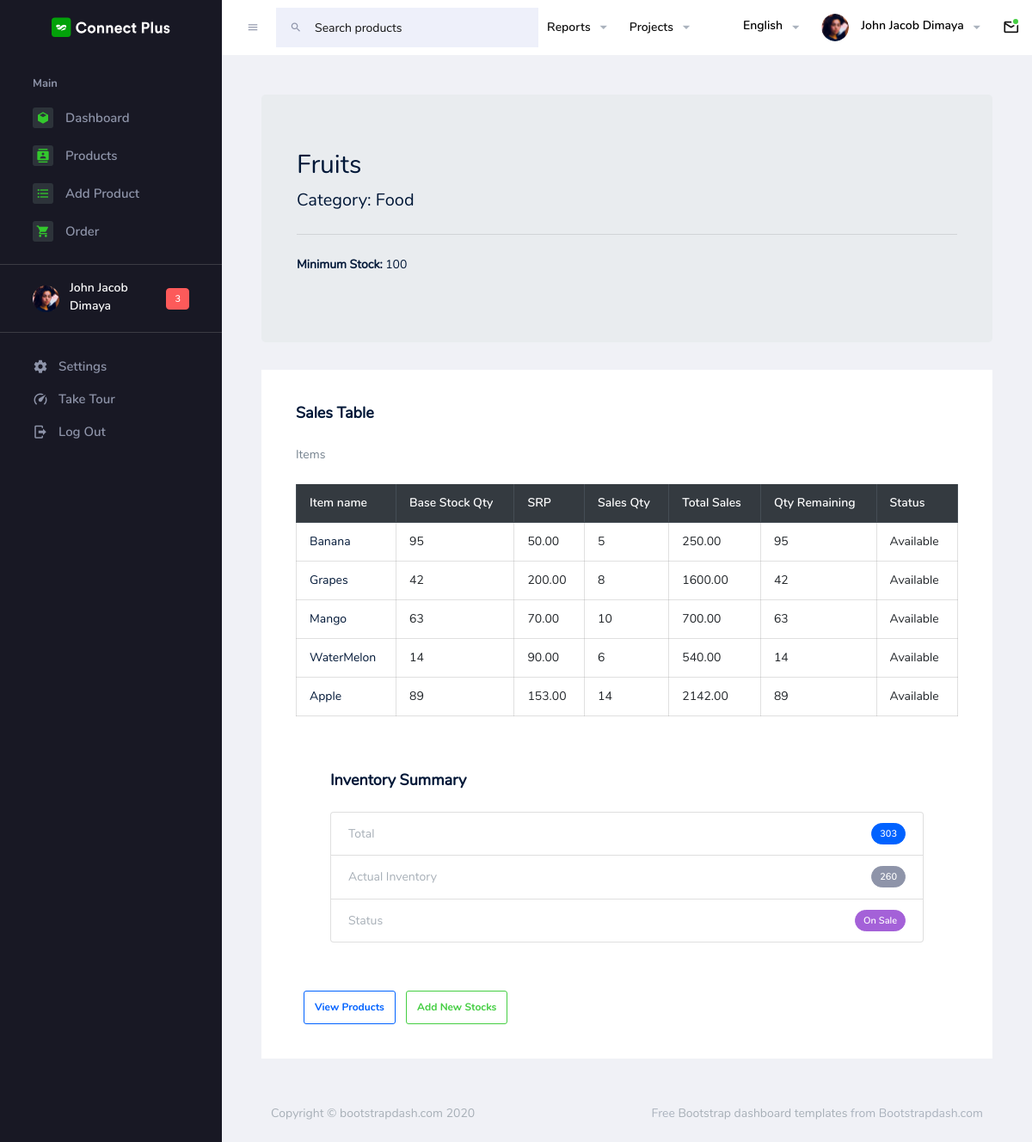
Page /views/seller/pages/tables/product_details.php?id=7 (signed in) on the committed database.
### tables this page shows
CREATE TABLE `products_tbl` (
  `id` int(11) NOT NULL,
  `seller_id` int(11) DEFAULT NULL,
  `product_name` varchar(255) DEFAULT NULL,
  `product_type` varchar(255) DEFAULT NULL,
  `description` varchar(255) DEFAULT NULL,
  `min_stock` int(11) DEFAULT NULL,
  `added_by` varchar(255) DEFAULT NULL,
  `date_added` datetime NOT NULL DEFAULT current_timestamp()
);

CREATE TABLE `productitems_tbl` (
  `id` int(11) NOT NULL,
  `product_id` int(11) NOT NULL,
  `product_image` text DEFAULT NULL,
  `description` varchar(255) DEFAULT NULL,
  `qty` int(11) DEFAULT NULL,
  `price` varchar(11) DEFAULT NULL,
  `vendor_name` varchar(255) DEFAULT NULL,
  `batch_number` varchar(6) DEFAULT NULL,
  `added_at` datetime NOT NULL DEFAULT current_timestamp(),
  `added_by` varchar(255) DEFAULT NULL
);

### controllers/functions.php (called while the page is built, shortened)
<?php
function userDetails() {
    $signin = new Signin();
    $access = $signin->get_session();
    return $access;
}
function productDetails() {
    $id = isset($_GET['id']) ? $_GET['id'] : null;
    if ($id !== null) {
        $productDetails = new View();
        return [
            'productDetails' => $productDetails->getSingleProductDetails($id),
            'totalQuantity' => $productDetails->getTotalQuantity($id)
        ];
    }
    return [];
}
function viewAllStocks() {
    $id = isset($_GET['id']) ? $_GET['id'] : $_SESSION['store_id'];
    if ($id !== null) {
        $allStocks = new View();
        $stocks = $allStocks->viewAllStocks($id);
        return $stocks;
    }
    return [];
}
?>

### backend/Signin.php (called while the page is built, shortened)
<?php
class Signin extends Config {
    public function get_session(){
        if (isset($_SESSION['userdata'])) {
            return $_SESSION['userdata'];
        } else {
            return null;
        }
    }
}
?>

### backend/View.php (called while the page is built, shortened)
<?php
class View extends Config {
    public function getSingleProductDetails($id) {
        $connection = $this->openConnection();
        $stmt = $connection->prepare("SELECT * FROM `products_tbl` WHERE `id` = ?");
        $stmt->execute([$id]);
        $data = $stmt->fetch();
        $result = $stmt->rowCount();
        if($result > 0) {
            return $data;
        } else {
            null;
        }
    }
    public function getTotalQuantity($id) {
        $connection = $this->openConnection();
        $stmt = $connection->prepare("SELECT *, SUM(qty) AS total FROM productItems_tbl WHERE product_id = ?");
        $stmt->execute([$id]);
        $data = $stmt->fetch();
        return $data;
    }
    public function viewAllStocks($id) {
        $connection = $this->openConnection();
        $stmt = $connection->prepare("SELECT t1.id, t1.vendor_name, t1.price, t1.qty, t1.product_image, SUM(t2.qty) as sale_qty, SUM(t2.qty * t2.price) as TotalSales FROM productItems_tbl t1 LEFT JOIN sales_tbl t2 ON t1.id = t2.stocks_id WHERE t1.product_id = ? GROUP BY t1.id");
        $stmt->execute([$id]);
        $data = $stmt->fetchAll();
        return $data;
    }
}
?>

### views/seller/pages/tables/product_details.php (the view, shortened to what this page needs)
<?php include($_SERVER['DOCUMENT_ROOT'].'/e-commerce/php/init.php'); ?>
<?php
$sellerDetails = userDetails();
if($sellerDetails['fullname'] == null) {
  header("Location: /e-commerce/signin.php");
} else if ($sellerDetails['access'] == 'customer') {
  header("Location: /e-commerce/index.php");
} else {
?>
<?php $sellerDetails = userDetails(); ?>
<?php $product = productDetails(); ?>
<?php $stocks = viewAllStocks(); ?>
<?php $inventoryArr = array(); }?>
<!DOCTYPE html>
<html lang="en">
<head>
  <link rel="stylesheet" href="../../assets/vendors/mdi/css/materialdesignicons.min.css">
  <link rel="stylesheet" href="../../assets/vendors/flag-icon-css/css/flag-icon.min.css">
  <link rel="stylesheet" href="../../assets/vendors/css/vendor.bundle.base.css">
  <link rel="stylesheet" href="../../assets/css/style.css">
</head>
<body>
  <div class="container-scroller">
    <nav class="navbar default-layout-navbar col-lg-12 col-12 p-0 fixed-top d-flex flex-row">
      <div class="text-center navbar-brand-wrapper d-flex align-items-center justify-content-center">
        <a class="navbar-brand brand-logo" href="../../index.html"><img src="../../assets/images/logo.svg"
            alt="logo" /></a>
      </div>
      <div class="navbar-menu-wrapper d-flex align-items-stretch">
        <button class="navbar-toggler navbar-toggler align-self-center" type="button" data-toggle="minimize">
          <span class="mdi mdi-menu"></span>
        </button>
        <div class="search-field d-none d-xl-block">
          <form class="d-flex align-items-center h-100" action="#">
            <div class="input-group">
              <div class="input-group-prepend bg-transparent">
                <i class="input-group-text border-0 mdi mdi-magnify"></i>
              </div>
              <input type="text" class="form-control bg-transparent border-0" placeholder="Search products">
            </div>
          </form>
        </div>
        <ul class="navbar-nav navbar-nav-right">
          <li class="nav-item  dropdown d-none d-md-block">
            <a class="nav-link dropdown-toggle" id="reportDropdown" href="#" data-toggle="dropdown"
              aria-expanded="false"> Reports </a>
          </li>
          <li class="nav-item  dropdown d-none d-md-block">
            <a class="nav-link dropdown-toggle" id="projectDropdown" href="#" data-toggle="dropdown"
              aria-expanded="false"> Projects </a>
          </li>
          <li class="nav-item nav-language dropdown d-none d-md-block">
            <a class="nav-link dropdown-toggle" id="languageDropdown" href="#" data-toggle="dropdown"
              aria-expanded="false">
              <div class="nav-language-icon">
                <i class="flag-icon flag-icon-us" title="us" id="us"></i>
              </div>
              <div class="nav-language-text">
                <p class="mb-1 text-black">English</p>
              </div>
            </a>
          </li>
          <li class="nav-item nav-profile dropdown">
            <a class="nav-link dropdown-toggle" id="profileDropdown" href="#" data-toggle="dropdown"
              aria-expanded="false">
              <div class="nav-profile-img">
                <img src="../../assets/images/faces/face28.png" alt="image">
              </div>
              <div class="nav-profile-text">
                <p class="mb-1 text-black"><?= $sellerDetails['fullname'] ?></p>
              </div>
            </a>
          </li>
          <li class="nav-item dropdown">
            <a class="nav-link count-indicator dropdown-toggle" id="messageDropdown" href="#" data-toggle="dropdown"
              aria-expanded="false">
              <i class="mdi mdi-email-outline"></i>
              <span class="count-symbol bg-success"></span>
            </a>
          </li>
          <li class="nav-item dropdown">
          </li>
        </ul>
      </div>
    </nav>
    <div class="container-fluid page-body-wrapper">
      <nav class="sidebar sidebar-offcanvas" id="sidebar">
        <ul class="nav">
          <li class="nav-item nav-category">Main</li>
          <li class="nav-item">
            <a class="nav-link" href="../../index.php">
              <span class="icon-bg"><i class="mdi mdi-cube menu-icon"></i></span>
              <span class="menu-title">Dashboard</span>
            </a>
          </li>
          <li class="nav-item">
            <a class="nav-link" href="../../pages/products/product_list.php">
              <span class="icon-bg"><i class="mdi mdi-contacts menu-icon"></i></span>
              <span class="menu-title">Products</span>
            </a>
          </li>
          <li class="nav-item">
            <a class="nav-link" href="../../pages/forms/add_new_product.php">
              <span class="icon-bg"><i class="mdi mdi-format-list-bulleted menu-icon"></i></span>
              <span class="menu-title">Add Product</span>
            </a>
          </li>
          <li class="nav-item">
                <a class="nav-link" href="../../pages/tables/orders.php">
                    <span class="icon-bg"><i class="mdi mdi-cart menu-icon"></i></span>
                    <span class="menu-title">Order</span>
                </a>
            </li>
          <li class="nav-item sidebar-user-actions mt-3">
            <div class="user-details">
              <div class="d-flex justify-content-between align-items-center">
                <div>
                  <div class="d-flex align-items-center">
                    <div class="sidebar-profile-img">
                      <img src="../../assets/images/faces/face28.png" alt="image">
                    </div>
                    <div class="sidebar-profile-text">
                      <p class="mb-1"><?= $sellerDetails['fullname'] ?></p>
                    </div>
                  </div>
                </div>
                <div class="badge badge-danger">3</div>
              </div>
            </div>
          </li>
          <li class="nav-item sidebar-user-actions">
            <div class="sidebar-user-menu">
              <a href="/e-commerce/views/seller/pages/forms/settings.php" class="nav-link"><i class="mdi mdi-settings menu-icon"></i>
                <span class="menu-title">Settings</span>
              </a>
            </div>
          </li>
          <li class="nav-item sidebar-user-actions">
            <div class="sidebar-user-menu">
              <a href="#" class="nav-link"><i class="mdi mdi-speedometer menu-icon"></i>
                <span class="menu-title">Take Tour</span></a>
            </div>
          </li>
          <li class="nav-item sidebar-user-actions">
            <div class="sidebar-user-menu">
              <a href="/e-commerce/signout.php" class="nav-link"><i class="mdi mdi-logout menu-icon"></i>
                <span class="menu-title">Log Out</span></a>
            </div>
          </li>
        </ul>
      </nav>
      <div class="main-panel">
    <div class="content-wrapper">
        <div class="jumbotron text-dark">
            <div class="container">
                <h1 class="display-4"><?= $product['productDetails']['product_name']; ?></h1>
                <p class="lead">Category: <?= $product['productDetails']['product_type']; ?></p>
                <hr class="my-4">
                <p><strong>Minimum Stock:</strong> <?= $product['productDetails']['min_stock']; ?></p>
            </div>
        </div>
        <div class="row">
            <div class="col-lg-12 grid-margin stretch-card">
                <div class="card">
                    <div class="card-body">
                        <h4 class="card-title">Sales Table</h4>
                        <p class="card-description"> Items <code></code> </p>
                        <div class="table-responsive">
                            <table class="table table-bordered">
                                <thead class="thead-dark">
                                    <tr>
                                        <th>Item name</th>
                                        <th>Base Stock Qty</th>
                                        <th>SRP</th>
                                        <th>Sales Qty</th>
                                        <th>Total Sales</th>
                                        <th>Qty Remaining</th>
                                        <th>Status</th>
                                    </tr>
                                </thead>
                                <tbody>
                                    <?php foreach ($stocks as $stock): ?>
                                        <?php $sum = $stock['qty'] - $stock['sale_qty']; ?>
                                        <?php $inventoryArr[] = $sum; ?>
                                        <tr class="<?= ($sum == 0) ? 'disabledbtn' : 'Available'; ?>">
                                            <td>
                                                <div id="parent_<?= $stock['id']; ?>">
                                                    <a href="product_details.php?id=<?= $stock['id']; ?>" class="text-dark">
                                                        <?= $stock['vendor_name']; ?>
                                                    </a>
                                                </div>
                                            </td>
                                            <td><?= $stock['qty']; ?></td>
                                            <td><?= sprintf('%01.2f', $stock['price']); ?></td>
                                            <td><?= $stock['sale_qty']; ?></td>
                                            <td><?= sprintf('%01.2f', $stock['TotalSales']); ?></td>
                                            <td><?= $stock['qty']; ?></td>
                                            <td><?= ($stock['qty'] == 0) ? 'Out of Stock' : 'Available'; ?></td>
                                        </tr>
                                    <?php endforeach; ?>
                                </tbody>
                            </table>
                        </div>
                        <div class="row mt-4">
                            <div class="col-lg-12">
                                <div class="card">
                                    <div class="card-body">
                                        <h5 class="card-title">Inventory Summary</h5>
                                        <ul class="list-group">
                                            <li class="list-group-item d-flex justify-content-between align-items-center">
                                                Total
                                                <span class="badge badge-primary badge-pill"><?= $product['totalQuantity']['total']; ?></span>
                                            </li>
                                            <li class="list-group-item d-flex justify-content-between align-items-center">
                                                Actual Inventory
                                                <span class="badge badge-secondary badge-pill"><?= array_sum($inventoryArr); ?></span>
                                            </li>
                                            <li class="list-group-item d-flex justify-content-between align-items-center">
                                                Status
                                                <span class="badge badge-info badge-pill">
                                                    <?php
                                                    if (array_sum($inventoryArr) <= $product['productDetails']['min_stock'] && array_sum($inventoryArr) != 0) {
                                                        echo "Low Inventory";
                                                    } elseif (array_sum($inventoryArr) == 0) {
                                                        echo "Out of Stocks";
                                                    } else {
                                                        echo "On Sale";
                                                    }
                                                    ?>
                                                </span>
                                            </li>
                                        </ul>
                                    </div>
                                    <div class="container mt-3">
                                        <a href="/e-commerce/views/seller/pages/products/product_list.php" class="btn btn-outline-primary mr-2">View Products</a>
                                        <a href="/e-commerce/views/seller/pages/forms/add_new_stock.php?id=<?= $product['productDetails']['id']; ?>" class="btn btn-outline-success">Add New Stocks</a>
                                    </div>
                                </div>
                            </div>
                        </div>
                    </div>
                </div>
            </div>
        </div>
    </div>
        <footer class="footer">
          <div class="footer-inner-wraper">
            <div class="d-sm-flex justify-content-center justify-content-sm-between">
              <span class="text-muted d-block text-center text-sm-left d-sm-inline-block">Copyright © bootstrapdash.com
                2020</span>
              <span class="float-none float-sm-right d-block mt-1 mt-sm-0 text-center"> Free <a
                  href="https://www.bootstrapdash.com/" target="_blank">Bootstrap dashboard templates</a> from
                Bootstrapdash.com</span>
            </div>
          </div>
        </footer>
      </div>
    </div>
  </div>
</body>
</html>

### rows in the picture
products_tbl: added_by "John Jacob Dimaya", product_name "Fruits", product_type "Food", min_stock "100"
productitems_tbl: vendor_name "Banana", qty "95", price "50.00", sale_qty "5", TotalSales "250.00", shows "Available"
productitems_tbl: vendor_name "Grapes", qty "42", price "200.00", sale_qty "8", TotalSales "1600.00", shows "Available"
productitems_tbl: vendor_name "Mango", qty "63", price "70.00", sale_qty "10", TotalSales "700.00", shows "Available"
productitems_tbl: vendor_name "WaterMelon", qty "14", price "90.00", sale_qty "6", TotalSales "540.00", shows "Available"
productitems_tbl: vendor_name "Apple", qty "89", price "153.00", sale_qty "14", TotalSales "2142.00", shows "Available"

### other values in the picture
$product['totalQuantity']['total'] "303"
array_sum($inventoryArr) "260"
